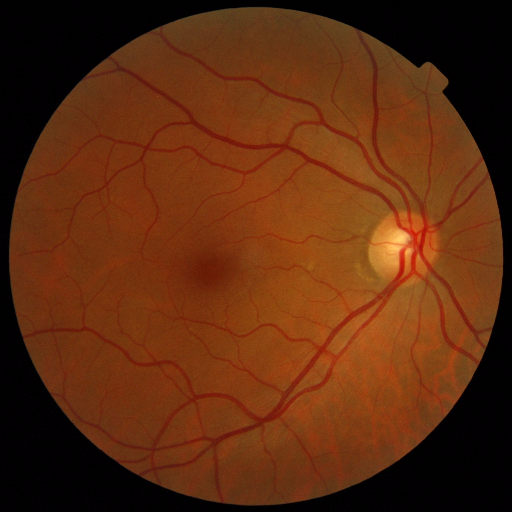
#> input picture data/raw/MESSIDOR2/messidor-2/messidor-2/preprocess/20051020_44982_0100_PP.png, 512 x 512 px
$ python -i gradcam.py   (imports and definitions only)   (older library calls are emulated)
#> lines starting #> are read from the running program, lines starting #| are printed output that depends on the picture
from __future__ import annotations

import cv2
import numpy as np


def gradcam_overlay(image: np.ndarray) -> np.ndarray:
    gray = cv2.cvtColor(image, cv2.COLOR_RGB2GRAY)
    heat = cv2.GaussianBlur(gray, (0, 0), sigmaX=18)
    heat = cv2.normalize(heat, None, 0, 255, cv2.NORM_MINMAX).astype(np.uint8)
    color = cv2.applyColorMap(heat, cv2.COLORMAP_JET)
    color = cv2.cvtColor(color, cv2.COLOR_BGR2RGB)
    return cv2.addWeighted(image, 0.65, color, 0.35, 0)


def eigencam_overlay(image: np.ndarray) -> np.ndarray:
    gray = cv2.cvtColor(image, cv2.COLOR_RGB2GRAY).astype(np.float32)
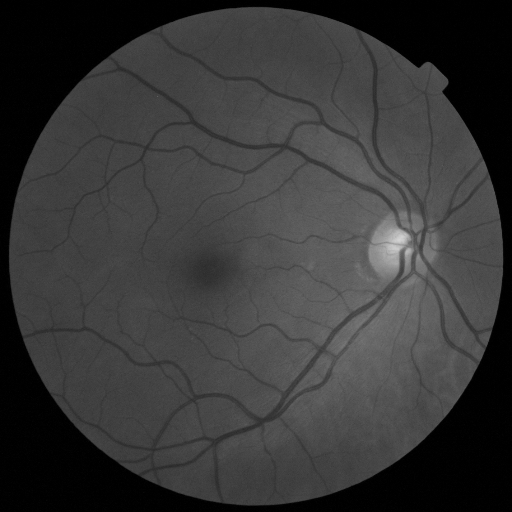
#> gray: shape (512, 512) float32; min 0, max 212, mean 55
    gx = cv2.Sobel(gray, cv2.CV_32F, 1, 0)
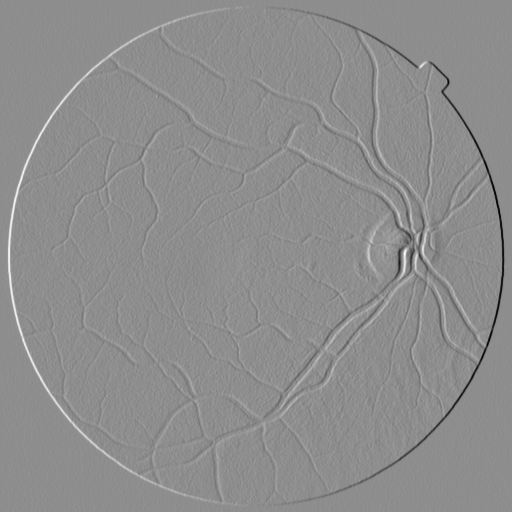
#> gx: shape (512, 512) float32; min -334, max 266, mean 0; drawn with min black and max white
    gy = cv2.Sobel(gray, cv2.CV_32F, 0, 1)
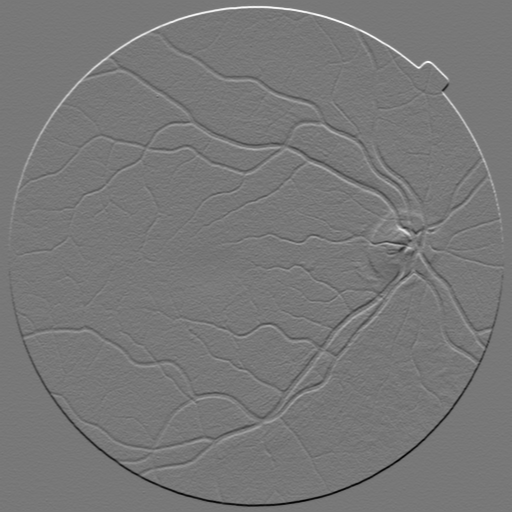
#> gy: shape (512, 512) float32; min -265, max 297, mean 0; drawn with min black and max white
    mag = cv2.magnitude(gx, gy)
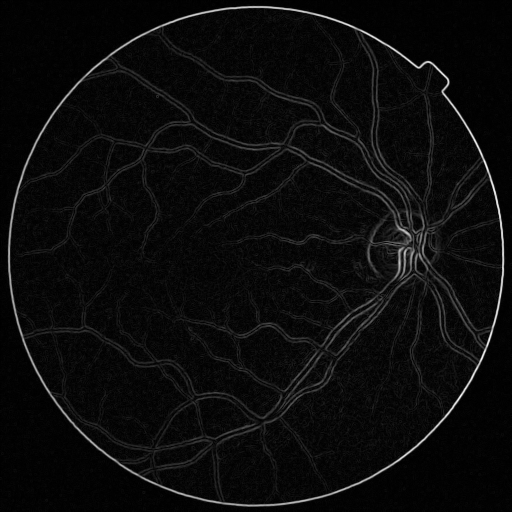
#> mag: shape (512, 512) float32; min 0, max 356.7, mean 16.4; drawn with min black and max white
    mag = cv2.normalize(mag, None, 0, 255, cv2.NORM_MINMAX).astype(np.uint8)
    color = cv2.applyColorMap(mag, cv2.COLORMAP_TURBO)
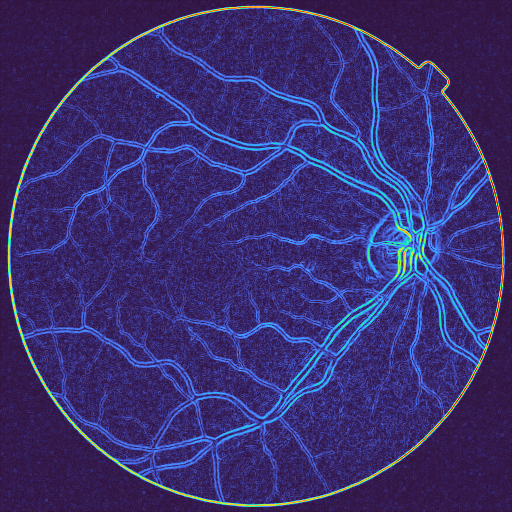
#> color: shape (512, 512, 3); mean B, G, R 113.5, 47, 57.9
    color = cv2.cvtColor(color, cv2.COLOR_BGR2RGB)
    return cv2.addWeighted(image, 0.65, color, 0.35, 0)
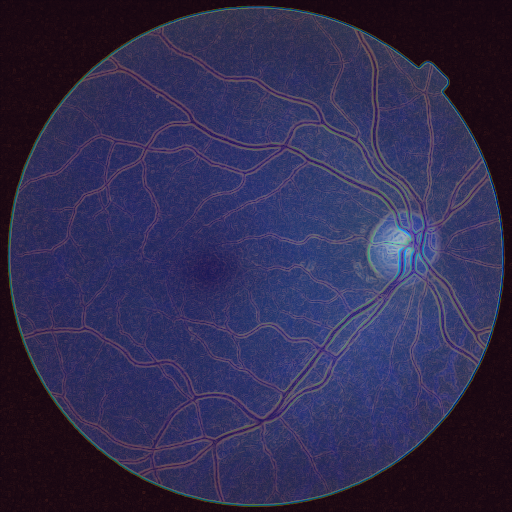
#> returned value: shape (512, 512, 3); mean of channels 0, 1, 2 80.8, 44.6, 49.4; drawn as B, G, R

>>> import cv2
>>> picture = cv2.cvtColor(cv2.imread('../../data/raw/MESSIDOR2/messidor-2/messidor-2/preprocess/20051020_44982_0100_PP.png'), cv2.COLOR_BGR2RGB)
>>> result = eigencam_overlay(picture)

$ run again, on data/raw/MESSIDOR2/messidor-2/messidor-2/preprocess/20051020_63269_0100_PP.png
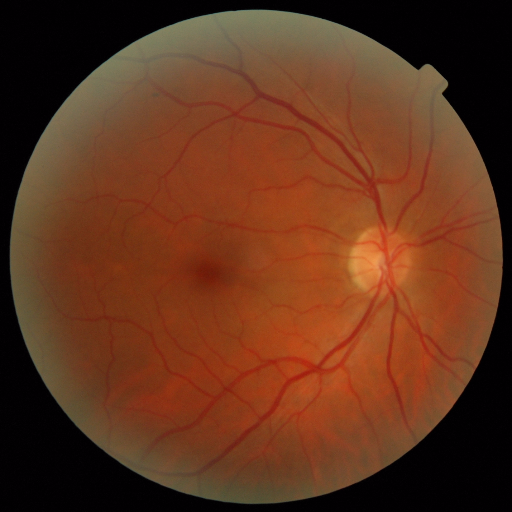
#> input picture data/raw/MESSIDOR2/messidor-2/messidor-2/preprocess/20051020_63269_0100_PP.png, 512 x 512 px
#> in eigencam_overlay, `color = cv2.applyColorMap(mag, cv2.COLORMAP_TURBO)`:
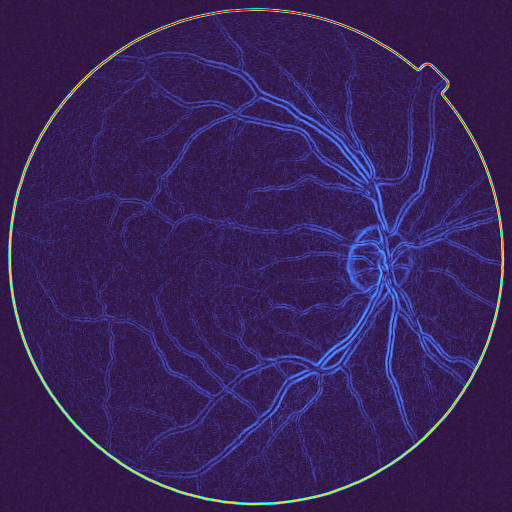
#> color: shape (512, 512, 3); mean B, G, R 89.1, 33.4, 54.7
#> in eigencam_overlay, `return cv2.addWeighted(image, 0.65, color, 0.35, 0)`:
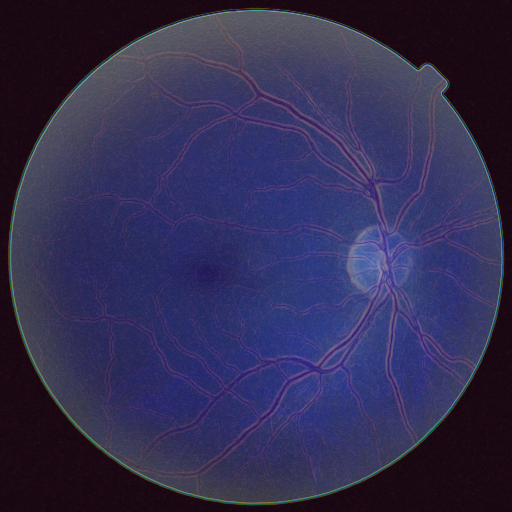
#> returned value: shape (512, 512, 3); mean of channels 0, 1, 2 82.9, 45.6, 50; drawn as B, G, R

$ run again, on data/raw/MESSIDOR2/messidor-2/messidor-2/preprocess/20051021_36208_0100_PP.png
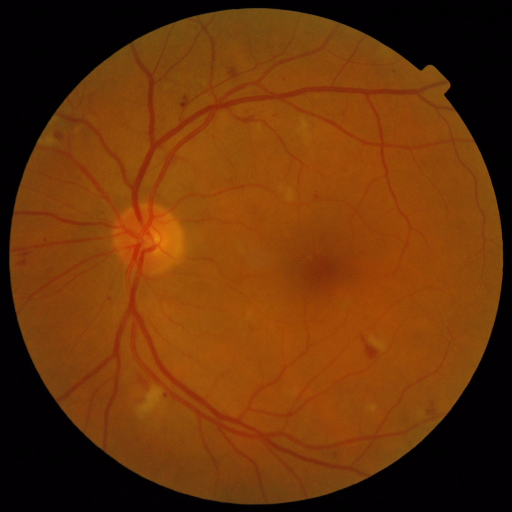
#> input picture data/raw/MESSIDOR2/messidor-2/messidor-2/preprocess/20051021_36208_0100_PP.png, 512 x 512 px
#> in eigencam_overlay, `color = cv2.applyColorMap(mag, cv2.COLORMAP_TURBO)`:
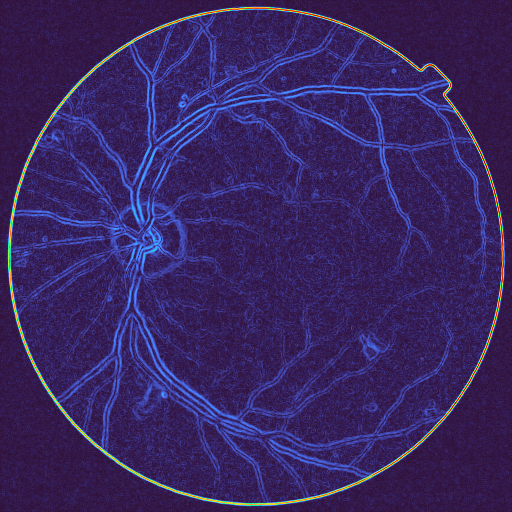
#> color: shape (512, 512, 3); mean B, G, R 97.9, 37.6, 56.2
#> in eigencam_overlay, `return cv2.addWeighted(image, 0.65, color, 0.35, 0)`:
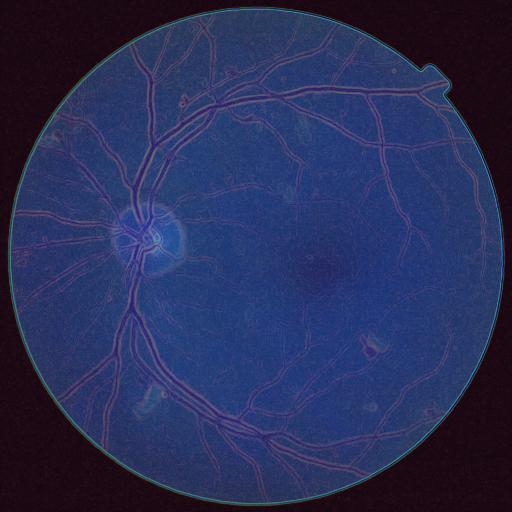
#> returned value: shape (512, 512, 3); mean of channels 0, 1, 2 88.4, 46.7, 40.1; drawn as B, G, R
